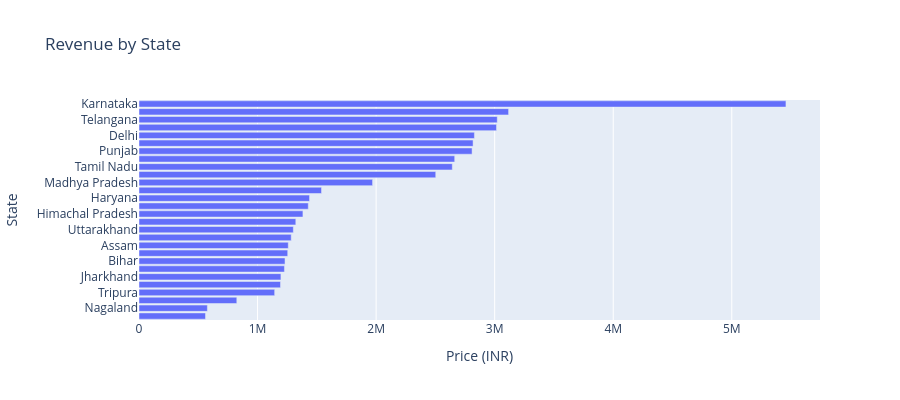

This figure's notebook cell:
### Code cell
#Total Rvenue by state

total_revenue_by_state = df.groupby("State")['Price (INR)'].sum().reset_index().sort_values(by = 'Price (INR)',ascending = False)
total_revenue_by_state

fig = px.bar(
    total_revenue_by_state,
    x = "Price (INR)",
    y = "State",
    orientation ="h",
    title = "Revenue by State"
)

fig.update_layout(height = 400,yaxis =dict(autorange ="reversed"))
fig.show()

### Figure 1 — Plotly figure (JSON) as saved in the notebook; plotly's stock layout.template omitted (floating-point values rounded to 4 significant figures)
{"data": [{"hovertemplate": "Price (INR)=%{x}<br>State=%{y}<extra></extra>", "legendgroup": "", "marker": {"color": "#636efa", "pattern": {"shape": ""}}, "name": "", "orientation": "h", "showlegend": false, "textposition": "auto", "type": "bar", "x": [5457000.0, 3117000.0, 3022000.0, 3016000.0, 2829000.0, 2818000.0, 2809000.0, 2663000.0, 2643000.0, 2503000.0, 1970000.0, 1539000.0, 1438000.0, 1428000.0, 1383000.0, 1323000.0, 1302000.0, 1284000.0, 1259000.0, 1254000.0, 1232000.0, 1227000.0, 1197000.0, 1194000.0, 1144000.0, 824900.0, 576800.0, 561000.0], "xaxis": "x", "y": ["Karnataka", "Uttar Pradesh", "Telangana", "Maharashtra", "Delhi", "Gujarat", "Punjab", "West Bengal", "Tamil Nadu", "Rajasthan", "Madhya Pradesh", "Goa", "Haryana", "Meghalaya", "Himachal Pradesh", "Jammu and Kashmir", "Uttarakhand", "Kerala", "Assam", "Manipur", "Bihar", "Chhattisgarh", "Jharkhand", "Odisha", "Tripura", "Mizoram", "Nagaland", "Sikkim"], "yaxis": "y"}], "layout": {"barmode": "relative", "height": 400, "legend": {"tracegroupgap": 0}, "title": {"text": "Revenue by State"}, "xaxis": {"anchor": "y", "domain": [0, 1], "title": {"text": "Price (INR)"}}, "yaxis": {"anchor": "x", "autorange": "reversed", "domain": [0, 1], "title": {"text": "State"}}}}
